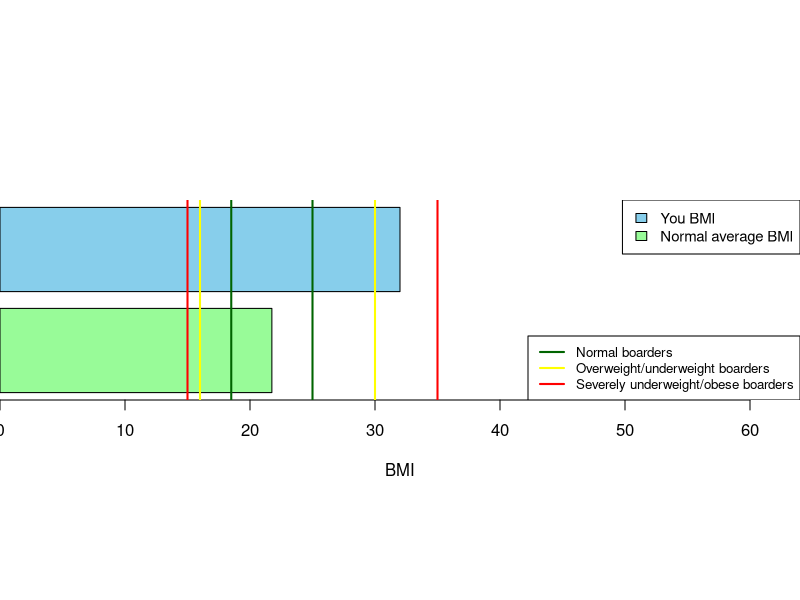

Write R code to recreate this figure.
## ---- chunk 1
par(mar=c(10, 0, 10, 0))
scale <- c(15, 16, 18.5, 25, 30, 35, 40)
normal_avg <- (scale[4] - scale[3]) / 2 + scale[3]
barplot(c(normal_avg, 32), horiz=TRUE, col=c("palegreen", "skyblue"), 
        xlim=c(0, (max(32, normal_avg) * 2)), xlab="BMI")
legend("topright", legend=c("You BMI", "Normal average BMI"), cex=0.9, fill=c("skyblue", "palegreen"));
abline(v=scale[1:6], col=c("red", "yellow", "darkgreen", 
                             "darkgreen", "yellow", "red"), lwd=2)
legend("bottomright", legend=c("Normal boarders", "Overweight/underweight boarders",
                              "Severely underweight/obese boarders"), cex=0.8,
       col=c("darkgreen", "yellow", "red"), lty=1, lwd=2)
